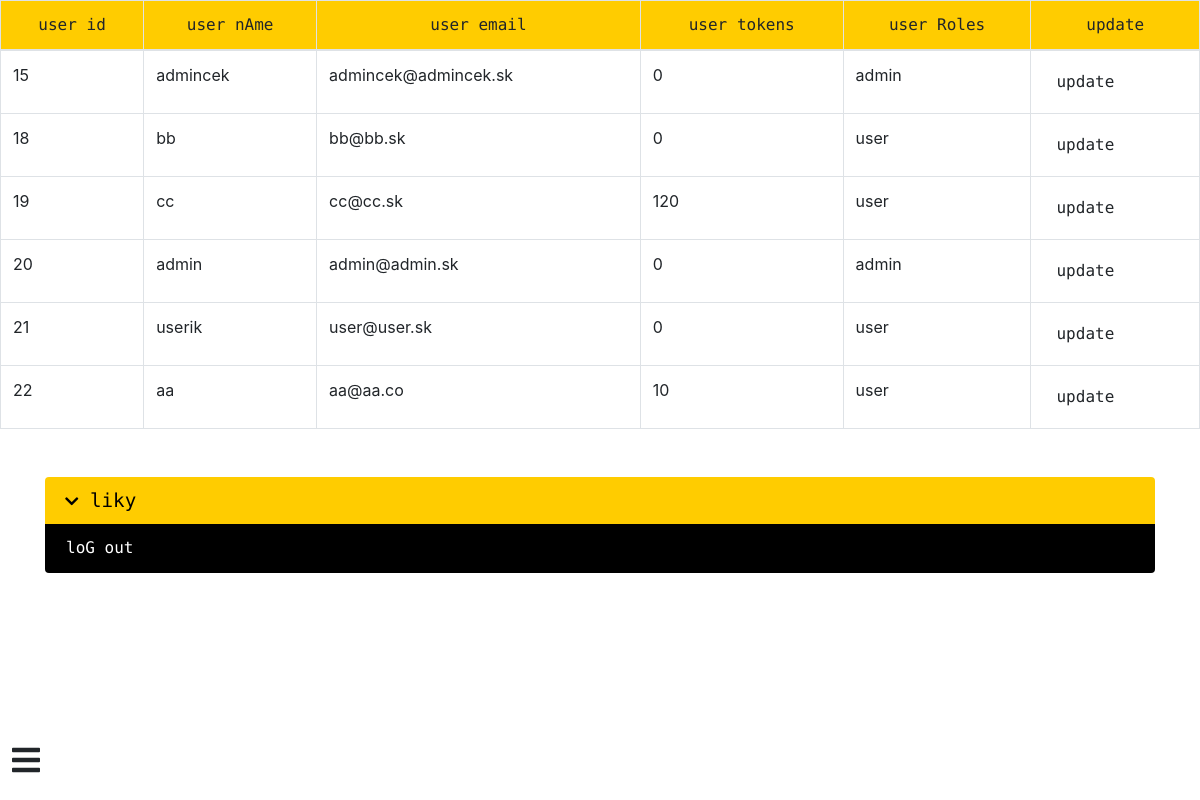
/admin.php, run on an earlier commit of the app's database.
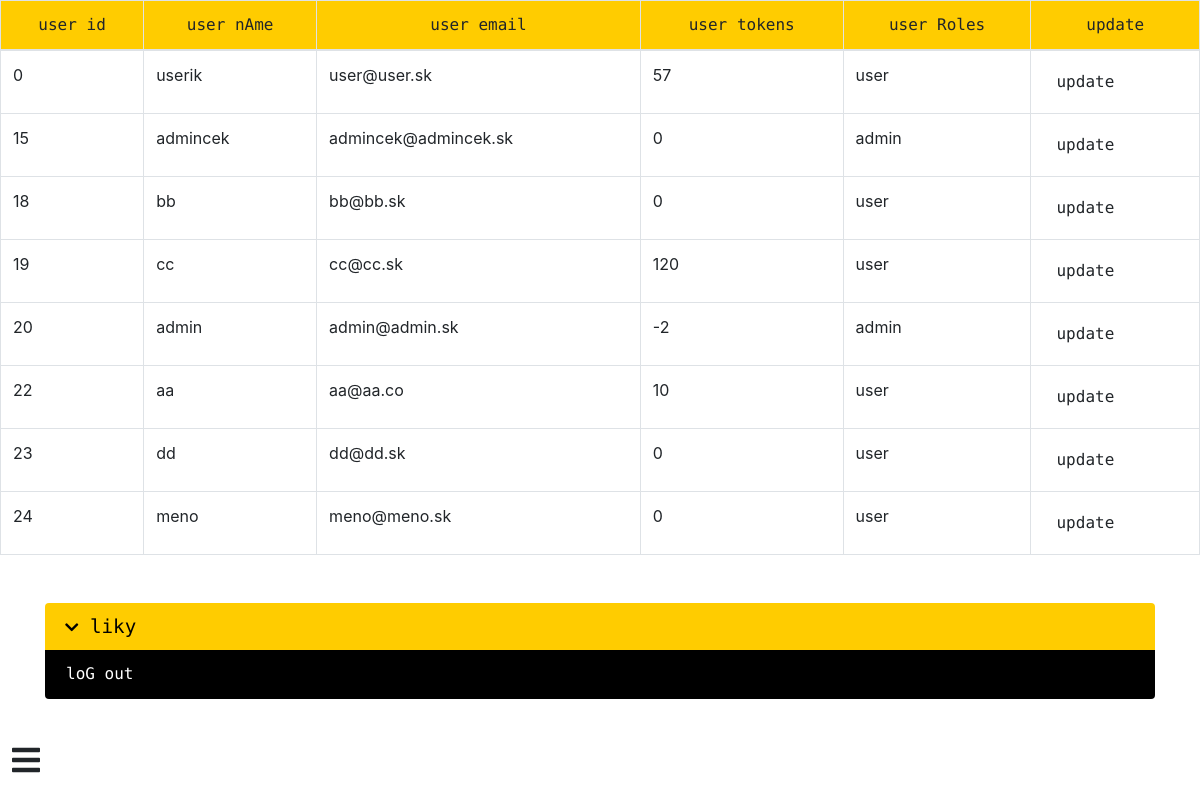
And on a later commit of the database.
### tables this page shows
CREATE TABLE `users` (
  `user_id` int(11) NOT NULL,
  `user_name` varchar(20) NOT NULL,
  `user_email` varchar(255) NOT NULL,
  `user_pass` varchar(255) NOT NULL,
  `user_desc` varchar(200) NOT NULL,
  `image` varchar(50) NOT NULL,
  `created_at` timestamp NOT NULL DEFAULT CURRENT_TIMESTAMP ON UPDATE CURRENT_TIMESTAMP,
  `user_street` varchar(30) NOT NULL,
  `user_city` varchar(30) NOT NULL,
  `user_zip` varchar(10) NOT NULL,
  `user_tokens` int(11) NOT NULL,
  `user_roles` varchar(5) NOT NULL
);

### admin.php (the view, shortened to what this page needs)
<?php
include_once 'config.php';
$result = mysqli_query($connect, "SELECT * FROM users");
?>
<!DOCTYPE html>
<html>
<head>
    <link rel="stylesheet" type="text/css" href="css/reset.css">
    <link rel="stylesheet" type="text/css" href="css/admin.css">
    <link rel="stylesheet" href="https://stackpath.bootstrapcdn.com/bootstrap/4.3.1/css/bootstrap.min.css">
    <link rel="stylesheet" href="https://use.fontawesome.com/releases/v5.7.2/css/all.css">
    <link rel="stylesheet" href="style.css">
</head>
<body>
    <div class="container-fluid">
        <table class="table table-bordered">
            <thead class="thead font">
                <tr>
                    <th scope="col">user id</th>
                    <th scope="col">user nAme</th>
                    <th scope="col">user email</th>
                    <th scope="col">user tokens</th>
                    <th scope="col">user Roles</th>
                    <th scope="col">update</th>
                </tr>
            </thead>
            <tbody>
                <?php
                $i = 0;
                while ($row = mysqli_fetch_array($result)) {
                    if ($i % 2 == 0)
                        $classname = "even";
                    else
                        $classname = "odd";
                ?>
                    <tr class="<?php if (isset($classname)) echo $classname; ?>">
                        <td><?php echo $row["user_id"]; ?></td>
                        <td><?php echo $row["user_name"]; ?></td>
                        <td><?php echo $row["user_email"]; ?></td>
                        <td><?php echo $row["user_tokens"]; ?></td>
                        <td><?php echo $row["user_roles"]; ?></td>
                        <td><a href="adminUpdate.php?user_id=<?php echo $row["user_id"]; ?>" class="btn font">update</a></td>
                    </tr>
                <?php
                    $i++;
                }
                ?>
            </tbody>
        </table>
    </div>
    <?php require_once("pcs/link_menu/linkMenu.php") ?>
    <?php require_once 'pcs/nav/nav.php' ?>
</body>
</html>

### pcs/link_menu/linkMenu.php (shortened to what this page needs)
<!DOCTYPE html>
<html lang="en">
<head>
</head>
<body>
    <div class="container my-5">
        <div class="list-group">
            <h2 href="#" class="list-group-item list-group-item-action active font">
                <i class="fas fa-chevron-down"></i> liky
            </h2>
            <input type="submit" value="loG out" class="LogOut font list-group-item list-group-item-action">
        </div>
    </div>
</body>
</html>

### pcs/nav/nav.php (shortened to what this page needs)
<!DOCTYPE html>
<html lang="en">
<head>
</head>
<body>
    <i class="fas fa-bars"></i>
</body>
</html>

### css/admin.css (style rules this page uses)
.font { font-family: 'Major Mono Display', monospace; }
.container-fluid { padding: 0 !important; }
.thead { background-color: #ffcc00; text-align: center; }
a { text-decoration: none !important; }

### css/style.css (style rules this page uses)
.font { font-family: 'Major Mono Display', monospace; }
a { text-decoration: none !important; }

### pcs/link_menu/linkMenu.php (style rules this page uses)
.active { background-color: #ffcc00 !important; border: none !important; color: #000 !important; font-size: 120%; }
.list-group-item { color: #000 !important; }
.LogOut { background-color: #000 !important; color: #fff !important; }
.fa-bars { top: 93% !important; }
.fa-chevron-down { font-size: 80%; transition: .5s; }

### pcs/nav/nav.php (style rules this page uses)
.fa-bars { position: fixed; top: 2%; left: 1%; font-size: 200%; z-index: 1; cursor: pointer; }

What changed in the data, as far as the page shows it:
removed users: user_id "21", user_name "userik", user_email "user@user.sk", user_tokens "0", user_roles "user"
added users: user_id "0", user_name "userik", user_email "user@user.sk", user_tokens "57", user_roles "user"
changed users "admin@admin.sk": user_tokens "0" → "-2"
added users: user_id "23", user_name "dd", user_email "dd@dd.sk", user_tokens "0", user_roles "user"
added users: user_id "24", user_name "meno", user_email "meno@meno.sk", user_tokens "0", user_roles "user"
